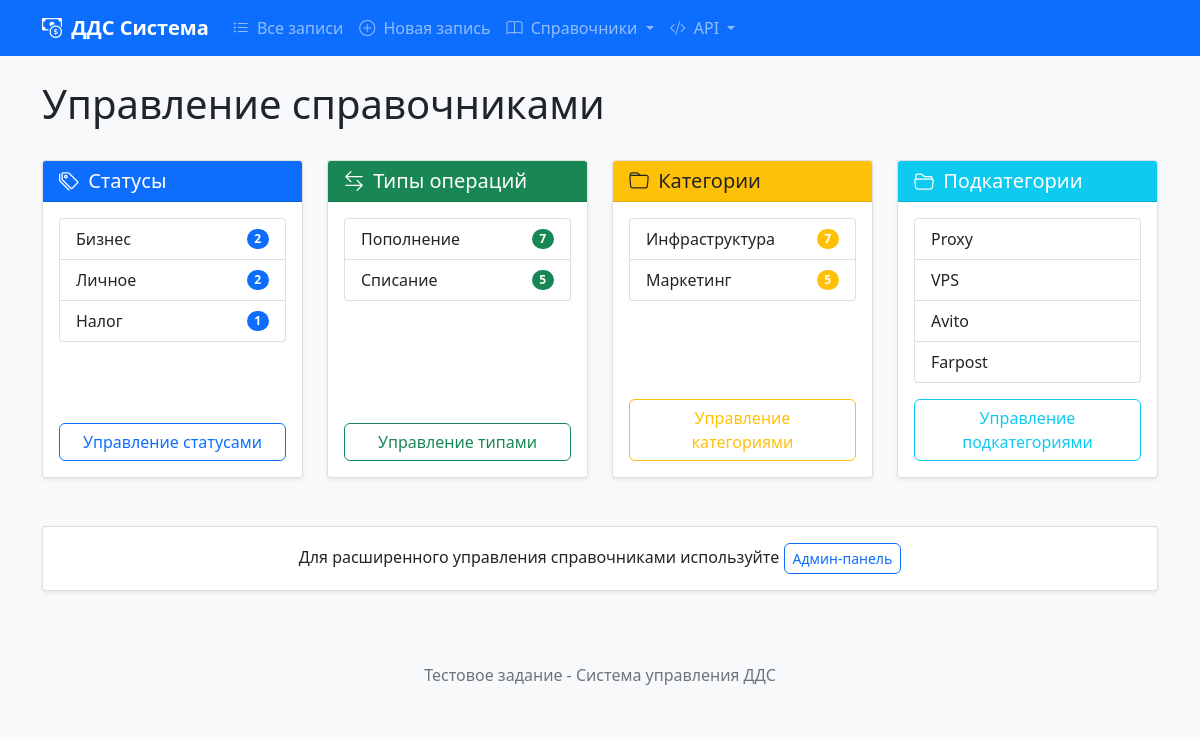
The page /dictionaries/ on the database its author committed.
### web/models.py (models this page shows, shortened)
class Status(models.Model):
    name = models.CharField(
        max_length=100,
        unique=True,
        verbose_name="Название статуса"
    )
    class Meta:
        verbose_name = "Статус"
        verbose_name_plural = "Статусы"
        ordering = ['name']

class TransactionType(models.Model):
    name = models.CharField(
        max_length=100,
        unique=True,
        verbose_name="Тип операции"
    )
    class Meta:
        verbose_name = "Тип операции"
        verbose_name_plural = "Типы операций"
        ordering = ['name']

class Category(models.Model):
    transaction_type = models.ForeignKey(
        TransactionType,
        on_delete=models.CASCADE,
        related_name='categories',
        verbose_name="Тип операции"
    )
    name = models.CharField(
        max_length=100,
        verbose_name="Название категории"
    )
    class Meta:
        verbose_name = "Категория"
        verbose_name_plural = "Категории"
        ordering = ['transaction_type', 'name']
        constraints = [
            models.UniqueConstraint(
                fields=['transaction_type', 'name'],
                name='unique_category_per_type'
            )
        ]

class Subcategory(models.Model):
    category = models.ForeignKey(
        Category,
        on_delete=models.CASCADE,
        related_name='subcategories',
        verbose_name="Категория"
    )
    name = models.CharField(
        max_length=100,
        verbose_name="Название подкатегории"
    )
    class Meta:
        verbose_name = "Подкатегория"
        verbose_name_plural = "Подкатегории"
        ordering = ['category', 'name']
        constraints = [
            models.UniqueConstraint(
                fields=['category', 'name'],
                name='unique_subcategory_per_category'
            )
        ]

### web/views/views.py (the view)
# urls.py: path('dictionaries/', views.DictionaryManageView.as_view(), name='dictionary_manage'),
class DictionaryManageView(TemplateView):
    template_name = 'cash_flow/dictionary_manage.html'
    def get_context_data(self, **kwargs):
        context = super().get_context_data(**kwargs)
        context['statuses'] = Status.objects.all()
        context['transaction_types'] = TransactionType.objects.all()
        context['categories'] = Category.objects.all()
        context['subcategories'] = Subcategory.objects.all()
        return context

### templates/cash_flow/dictionary_manage.html (shortened to what this page needs)
{% extends 'base.html' %}
{% block page_title %}Управление справочниками{% endblock %}
{% block content %}
<div class="row">
    <div class="col-md-3 mb-4">
        <div class="card h-100">
            <div class="card-header bg-primary text-white">
                <h5 class="mb-0"><i class="bi bi-tags"></i> Статусы</h5>
            </div>
            <div class="card-body d-flex flex-column">
                <ul class="list-group mb-3">
                    {% for status in statuses %}
                    <li class="list-group-item d-flex justify-content-between align-items-center">
                        {{ status.name }}
                        <span class="badge bg-primary rounded-pill">{{ status.cashflowrecord_set.count }}</span>
                    </li>
                    {% empty %}
                    <li class="list-group-item text-muted">Нет статусов</li>
                    {% endfor %}
                </ul>
                <div class="mt-auto">
                    <a href="{% url 'cash_flow:status_list' %}" class="btn btn-outline-primary w-100">Управление статусами</a>
                </div>
            </div>
        </div>
    </div>
    <div class="col-md-3 mb-4">
        <div class="card h-100">
            <div class="card-header bg-success text-white">
                <h5 class="mb-0"><i class="bi bi-arrow-left-right"></i> Типы операций</h5>
            </div>
            <div class="card-body d-flex flex-column">
                <ul class="list-group mb-3">
                    {% for transaction_type in transaction_types %}
                    <li class="list-group-item d-flex justify-content-between align-items-center">
                        {{ transaction_type.name }}
                        <span class="badge bg-success rounded-pill">{{ transaction_type.cashflowrecord_set.count }}</span>
                    </li>
                    {% empty %}
                    <li class="list-group-item text-muted">Нет типов операций</li>
                    {% endfor %}
                </ul>
                <div class="mt-auto">
                    <a href="{% url 'cash_flow:transactiontype_list' %}" class="btn btn-outline-success w-100">Управление типами</a>
                </div>
            </div>
        </div>
    </div>
    <div class="col-md-3 mb-4">
        <div class="card h-100">
            <div class="card-header bg-warning text-dark">
                <h5 class="mb-0"><i class="bi bi-folder"></i> Категории</h5>
            </div>
            <div class="card-body d-flex flex-column">
                <ul class="list-group mb-3">
                    {% for category in categories %}
                    <li class="list-group-item d-flex justify-content-between align-items-center">
                        {{ category.name }}
                        <span class="badge bg-warning rounded-pill">{{ category.cashflowrecord_set.count }}</span>
                    </li>
                    {% empty %}
                    <li class="list-group-item text-muted">Нет категорий</li>
                    {% endfor %}
                </ul>
                <div class="mt-auto">
                    <a href="{% url 'cash_flow:category_list' %}" class="btn btn-outline-warning w-100">Управление категориями</a>
                </div>
            </div>
        </div>
    </div>
    <div class="col-md-3 mb-4">
        <div class="card h-100">
            <div class="card-header bg-info text-white">
                <h5 class="mb-0"><i class="bi bi-folder2-open"></i> Подкатегории</h5>
            </div>
            <div class="card-body d-flex flex-column">
                <ul class="list-group mb-3">
                    {% for subcategory in subcategories %}
                    <li class="list-group-item">{{ subcategory.name }}</li>
                    {% empty %}
                    <li class="list-group-item text-muted">Нет подкатегорий</li>
                    {% endfor %}
                </ul>
                <div class="mt-auto">
                    <a href="{% url 'cash_flow:subcategory_list' %}" class="btn btn-outline-info w-100">Управление подкатегориями</a>
                </div>
            </div>
        </div>
    </div>
</div>
<div class="row mt-4">
    <div class="col-12">
        <div class="card">
            <div class="card-body text-center">
                <p class="mb-0">
                    Для расширенного управления справочниками используйте
                    <a href="{% url 'admin:index' %}" class="btn btn-sm btn-outline-primary">Админ-панель</a>
                </p>
            </div>
        </div>
    </div>
</div>
{% endblock %}

### static/css/style.css (style rules this page uses)
body { background-color: #f8f9fa; }
.card { box-shadow: 0 0.125rem 0.25rem rgba(0, 0, 0, 0.075); border: 1px solid rgba(0, 0, 0, 0.125); }
.card-header { background-color: #f8f9fa; border-bottom: 1px solid rgba(0, 0, 0, 0.125); }
.btn { border-radius: 0.375rem; }
.btn-sm { padding: 0.25rem 0.5rem; font-size: 0.875rem; }
.bi { margin-right: 0.25rem; }

### rows shown on the page
Status: name "Бизнес", cashflowrecord_set.count "2"
Status: name "Личное", cashflowrecord_set.count "2"
Status: name "Налог", cashflowrecord_set.count "1"
Category: name "Инфраструктура", cashflowrecord_set.count "7"
Category: name "Маркетинг", cashflowrecord_set.count "5"
Subcategory: name "Proxy"
Subcategory: name "VPS"
Subcategory: name "Avito"
Subcategory: name "Farpost"
